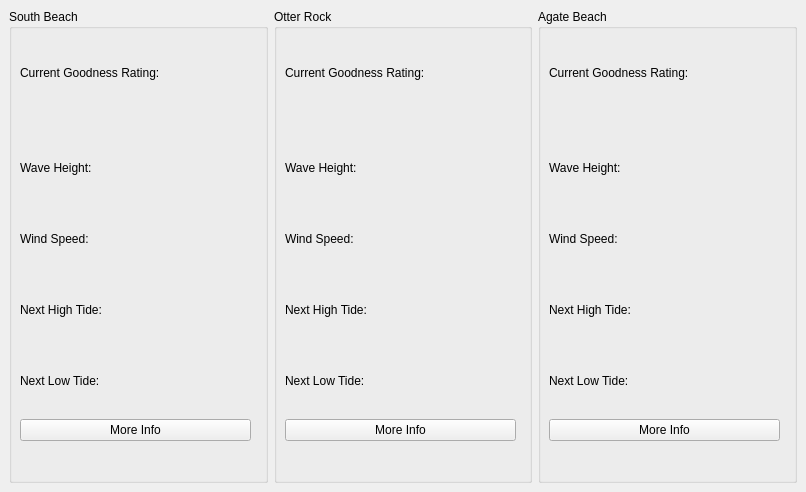
<?xml version="1.0" encoding="UTF-8"?>
<ui version="4.0">
 <class>MainWindow</class>
 <widget class="QMainWindow" name="MainWindow">
  <property name="geometry">
   <rect>
    <x>0</x>
    <y>0</y>
    <width>806</width>
    <height>492</height>
   </rect>
  </property>
  <property name="windowTitle">
   <string>MainWindow</string>
  </property>
  <widget class="QWidget" name="centralwidget">
   <layout class="QGridLayout" name="gridLayout">
    <item row="0" column="0">
     <layout class="QHBoxLayout" name="horizontalLayout">
      <item>
       <widget class="QGroupBox" name="groupBox">
        <property name="title">
         <string>South Beach</string>
        </property>
        <widget class="QWidget" name="">
         <property name="geometry">
          <rect>
           <x>11</x>
           <y>31</y>
           <width>231</width>
           <height>401</height>
          </rect>
         </property>
         <layout class="QVBoxLayout" name="verticalLayout">
          <item>
           <widget class="QLabel" name="label">
            <property name="text">
             <string>Current Goodness Rating:</string>
            </property>
           </widget>
          </item>
          <item>
           <spacer name="verticalSpacer">
            <property name="orientation">
             <enum>Qt::Vertical</enum>
            </property>
            <property name="sizeType">
             <enum>QSizePolicy::Preferred</enum>
            </property>
            <property name="sizeHint" stdset="0">
             <size>
              <width>20</width>
              <height>24</height>
             </size>
            </property>
           </spacer>
          </item>
          <item>
           <widget class="QLabel" name="label_2">
            <property name="text">
             <string>Wave Height:</string>
            </property>
           </widget>
          </item>
          <item>
           <widget class="QLabel" name="label_5">
            <property name="text">
             <string>Wind Speed:</string>
            </property>
           </widget>
          </item>
          <item>
           <widget class="QLabel" name="label_3">
            <property name="text">
             <string>Next High Tide:</string>
            </property>
           </widget>
          </item>
          <item>
           <widget class="QLabel" name="label_4">
            <property name="text">
             <string>Next Low Tide:</string>
            </property>
           </widget>
          </item>
          <item>
           <widget class="QPushButton" name="sbNavButton">
            <property name="text">
             <string>More Info</string>
            </property>
           </widget>
          </item>
         </layout>
        </widget>
       </widget>
      </item>
      <item>
       <widget class="QGroupBox" name="groupBox_2">
        <property name="title">
         <string>Otter Rock</string>
        </property>
        <widget class="QWidget" name="layoutWidget">
         <property name="geometry">
          <rect>
           <x>11</x>
           <y>31</y>
           <width>231</width>
           <height>401</height>
          </rect>
         </property>
         <layout class="QVBoxLayout" name="verticalLayout_2">
          <item>
           <widget class="QLabel" name="label_6">
            <property name="text">
             <string>Current Goodness Rating:</string>
            </property>
           </widget>
          </item>
          <item>
           <spacer name="verticalSpacer_2">
            <property name="orientation">
             <enum>Qt::Vertical</enum>
            </property>
            <property name="sizeType">
             <enum>QSizePolicy::Preferred</enum>
            </property>
            <property name="sizeHint" stdset="0">
             <size>
              <width>20</width>
              <height>24</height>
             </size>
            </property>
           </spacer>
          </item>
          <item>
           <widget class="QLabel" name="label_7">
            <property name="text">
             <string>Wave Height:</string>
            </property>
           </widget>
          </item>
          <item>
           <widget class="QLabel" name="label_8">
            <property name="text">
             <string>Wind Speed:</string>
            </property>
           </widget>
          </item>
          <item>
           <widget class="QLabel" name="label_9">
            <property name="text">
             <string>Next High Tide:</string>
            </property>
           </widget>
          </item>
          <item>
           <widget class="QLabel" name="label_10">
            <property name="text">
             <string>Next Low Tide:</string>
            </property>
           </widget>
          </item>
          <item>
           <widget class="QPushButton" name="ORNavButton">
            <property name="text">
             <string>More Info</string>
            </property>
           </widget>
          </item>
         </layout>
        </widget>
       </widget>
      </item>
      <item>
       <widget class="QGroupBox" name="groupBox_3">
        <property name="title">
         <string>Agate Beach</string>
        </property>
        <widget class="QWidget" name="layoutWidget_2">
         <property name="geometry">
          <rect>
           <x>11</x>
           <y>31</y>
           <width>231</width>
           <height>401</height>
          </rect>
         </property>
         <layout class="QVBoxLayout" name="verticalLayout_3">
          <item>
           <widget class="QLabel" name="label_11">
            <property name="text">
             <string>Current Goodness Rating:</string>
            </property>
           </widget>
          </item>
          <item>
           <spacer name="verticalSpacer_3">
            <property name="orientation">
             <enum>Qt::Vertical</enum>
            </property>
            <property name="sizeType">
             <enum>QSizePolicy::Preferred</enum>
            </property>
            <property name="sizeHint" stdset="0">
             <size>
              <width>20</width>
              <height>24</height>
             </size>
            </property>
           </spacer>
          </item>
          <item>
           <widget class="QLabel" name="label_12">
            <property name="text">
             <string>Wave Height:</string>
            </property>
           </widget>
          </item>
          <item>
           <widget class="QLabel" name="label_13">
            <property name="text">
             <string>Wind Speed:</string>
            </property>
           </widget>
          </item>
          <item>
           <widget class="QLabel" name="label_14">
            <property name="text">
             <string>Next High Tide:</string>
            </property>
           </widget>
          </item>
          <item>
           <widget class="QLabel" name="label_15">
            <property name="text">
             <string>Next Low Tide:</string>
            </property>
           </widget>
          </item>
          <item>
           <widget class="QPushButton" name="AgNavButton">
            <property name="text">
             <string>More Info</string>
            </property>
           </widget>
          </item>
         </layout>
        </widget>
       </widget>
      </item>
     </layout>
    </item>
   </layout>
  </widget>
  <action name="action_Quit">
   <property name="text">
    <string>&amp;Quit</string>
   </property>
  </action>
  <action name="actionSettings">
   <property name="text">
    <string>Settings</string>
   </property>
  </action>
 </widget>
 <resources/>
 <connections/>
</ui>
